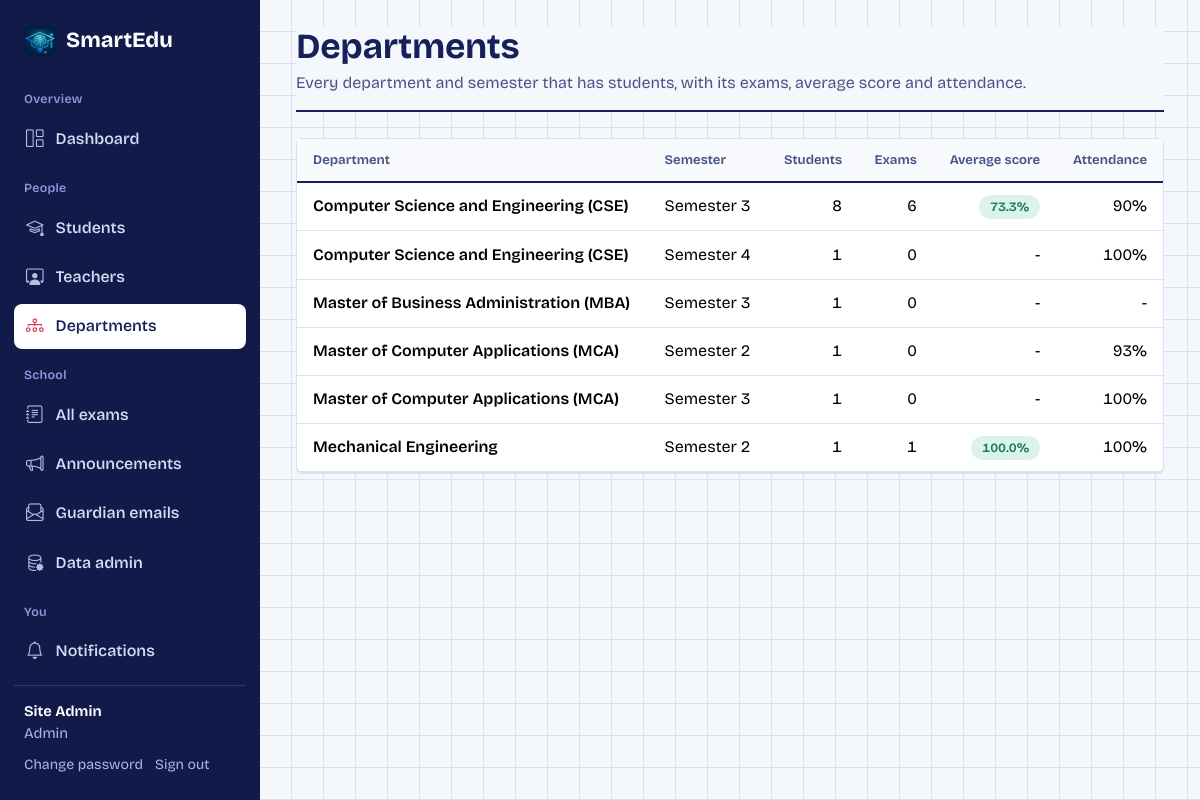
The page /admin-portal/departments/ (signed in) on the database its author committed.
### apps/accounts/models.py (models this page shows, shortened)
class User(AbstractUser):
    ROLE_CHOICES = (
        ('ADMIN', 'Admin'),
        ('TEACHER', 'Teacher'),
        ('STUDENT', 'Student'),
    )
    role = models.CharField(max_length=10, choices=ROLE_CHOICES, default='STUDENT')
    phone = models.CharField(max_length=20, blank=True)
    profile_pic = models.ImageField(upload_to='profiles/', null=True, blank=True)
    is_verified = models.BooleanField(default=False)

class StudentProfile(models.Model):
    user = models.OneToOneField(User, on_delete=models.CASCADE, related_name='student_profile')
    roll_number = models.CharField(max_length=20, unique=True)
    department = models.CharField('Department', max_length=100, default='')
    semester = models.PositiveSmallIntegerField('Semester', default=1)   # 1 to 8 (1 to 4 for MBA and MCA)
    guardian_name = models.CharField(max_length=100, blank=True)
    guardian_email = models.EmailField(blank=True)   # results and attendance are emailed here
    admission_date = models.DateField(auto_now_add=True)

### apps/admin_portal/views.py (the view)
# urls.py: path('departments/', views.departments_view, name='admin_departments'),
@admin_required
def departments_view(request):
    rows = []
    groups = (StudentProfile.objects.values('department', 'semester').annotate(n=Count('id')).order_by('department', 'semester'))
    for g in groups:
        ids = StudentProfile.objects.filter(department=g['department'], semester=g['semester']).values_list('user_id', flat=True)
        avg = PerformanceReport.objects.filter(student_id__in=ids).aggregate(a=Avg('percentage'))['a']
        att = Attendance.objects.filter(student_id__in=ids).aggregate(t=Count('id'), p=Count('id', filter=~Q(status='ABSENT')))
        rows.append({**g, 'avg': round(avg, 1) if avg is not None else None,
                     'att': round(att['p'] / att['t'] * 100) if att['t'] else None,
                     'exams': Exam.objects.filter(department=g['department'], semester=g['semester']).count()})
    teachers = {d['teacher_profile__department']: d['n'] for d in
                User.objects.filter(role='TEACHER').values('teacher_profile__department').annotate(n=Count('id'))}
    return render(request, 'admin/departments.html', {'rows': rows, 'teachers': teachers})

### apps/accounts/context_processors.py (called while the page is built)
def departments(request):
    return {'DEPT_SEM_MAP': dept_semester_map()}

### apps/accounts/departments.py (called while the page is built)
def semester_count(department):
    return 4 if department in FOUR_SEMESTER else 8

def dept_semester_map():
    return {d: semester_count(d) for d in DEPARTMENTS}

### apps/notifications/context_processors.py (called while the page is built, shortened)
def notifications(request):
    if not request.user.is_authenticated:
        return {'unread_notifications': 0}
    from .models import Notification
    user = request.user
    ctx = {'unread_notifications': Notification.objects.filter(recipient=user, is_read=False).count(),
           'badge_reattempts': 0, 'badge_reviews': 0, 'badge_assignments': 0, 'badge_missed': 0}
    return ctx

### templates/admin/departments.html (shortened to what this page needs)
{% extends 'base.html' %}
{% block content %}{% url 'admin_students' as students_url %}
<div class="page-head"><div><h1>Departments</h1><p>Every department and semester that has students, with its exams, average score and attendance.</p></div></div>
<div class="panel"><div class="table-wrap"><table class="table table-hover">
  <thead><tr><th>Department</th><th>Semester</th><th class="text-end">Students</th><th class="text-end">Exams</th><th class="text-end">Average score</th><th class="text-end">Attendance</th></tr></thead><tbody>
  {% for r in rows %}<tr><td class="fw-semibold">{{ r.department }}</td><td>Semester {{ r.semester }}</td><td class="text-end num">{{ r.n }}</td><td class="text-end num">{{ r.exams }}</td>
    <td class="text-end num">{% if r.avg is not None %}<span class="pill {% if r.avg < 70 %}pill-low{% else %}pill-ok{% endif %}">{{ r.avg }}%</span>{% else %}-{% endif %}</td>
    <td class="text-end num">{% if r.att is not None %}{{ r.att }}%{% else %}-{% endif %}</td></tr>
  {% empty %}<tr><td colspan="6">{% include 'partials/empty.html' with icon='bi-diagram-3' text='Register a student to see departments here.' href=students_url cta='Register student' %}</td></tr>{% endfor %}
  </tbody></table></div></div>
{% endblock %}

### templates/base.html (shortened to what this page needs)
{% load static %}<!DOCTYPE html>
<html lang="en">
<head>
  <link href="{% static 'vendor/bootstrap/bootstrap.min.css' %}" rel="stylesheet">
  <link href="{% static 'vendor/bootstrap-icons/bootstrap-icons.min.css' %}" rel="stylesheet">
  <link href="{% static 'css/fonts.css' %}" rel="stylesheet">
  <link href="{% static 'css/app.css' %}" rel="stylesheet">
</head>
<body>
{% with url=request.resolver_match.url_name %}
<div class="shell">
  <aside class="sidebar" id="sidebar" aria-label="Main menu">
    <a class="brand" href="/">
      <img class="brand-mark" src="{% static 'img/smartedu-icon.png' %}" alt="">
      SmartEdu
    </a>
    {% if user.role == 'ADMIN' %}
      <div class="nav-group">Overview</div>
      <a class="side-link {% if url == 'admin_dashboard' %}active{% endif %}" href="{% url 'admin_dashboard' %}"><i class="bi bi-grid-1x2"></i>Dashboard</a>
      <div class="nav-group">People</div>
      <a class="side-link {% if url == 'admin_students' or url == 'register_student' or url == 'student_edit' %}active{% endif %}" href="{% url 'admin_students' %}"><i class="bi bi-mortarboard"></i>Students</a>
      <a class="side-link {% if url == 'admin_teachers' or url == 'register_teacher' or url == 'teacher_edit' %}active{% endif %}" href="{% url 'admin_teachers' %}"><i class="bi bi-person-workspace"></i>Teachers</a>
      <a class="side-link {% if url == 'admin_departments' %}active{% endif %}" href="{% url 'admin_departments' %}"><i class="bi bi-diagram-3"></i>Departments</a>
      <div class="nav-group">School</div>
      <a class="side-link {% if url == 'admin_exams' %}active{% endif %}" href="{% url 'admin_exams' %}"><i class="bi bi-journal-text"></i>All exams</a>
      <a class="side-link {% if url == 'admin_announce' %}active{% endif %}" href="{% url 'admin_announce' %}"><i class="bi bi-megaphone"></i>Announcements</a>
      <a class="side-link {% if url == 'admin_emails' %}active{% endif %}" href="{% url 'admin_emails' %}"><i class="bi bi-envelope-paper"></i>Guardian emails</a>
      <a class="side-link" href="/django-admin/"><i class="bi bi-database-gear"></i>Data admin</a>
    {% endif %}
    <div class="nav-group">You</div>
    <a class="side-link " href="{% url 'notification_list' %}"><i class="bi bi-bell"></i>Notifications</a>
    <div class="side-user">
      <div class="who">{{ user.get_full_name|default:user.username }}</div>
      <div class="mb-2" style="color:#AEB6E6">{{ user.get_role_display }}</div>
      <a href="{% url 'change_password' %}">Change password</a><a href="{% url 'logout' %}">Sign out</a>
    </div>
  </aside>
  <main class="main" id="content">
    <div class="main-inner">
      {% block content %}{% endblock %}
    </div>
  </main>
</div>
{% endwith %}
</body>
</html>

### static/css/app.css (style rules this page uses)
:root { --paper: #F4F7FC; --sheet: #fff; --ink: #17205B; --ink-soft: #4A5385; --line: #D9E0EF; --red: #D32F4B; --red-soft: #FBE3E7; --hl: #FFE259; --band: #121A4A; --band-line: #2B3680; --green: #1B7F5A; --green-soft: #DDF3E9; --amber-soft: #FFF3C4; --font: "Bricolage Grotesque", "Segoe UI", system-ui, sans-serif; --pen: "Caveat", "Segoe Print", cursive; --bs-body-font-family: var(--font); --bs-body-color: var(--ink); --bs-body-bg: var(--paper); --bs-primary: #17205B; --bs-primary-rgb: 23,32,91; --bs-link-color: #17205B; --bs-link-hover-color: #D32F4B; --bs-border-color: var(--line); --bs-danger: #D32F4B; --bs-danger-rgb: 211,47,75; --bs-success: #1B7F5A; --bs-success-rgb: 27,127,90; --bs-border-radius: 8px; }
html { scroll-behavior: smooth; }
body { font-family: var(--font); font-size: 16px; line-height: 1.55; -webkit-font-smoothing: antialiased; background: var(--paper); }
h1,h2,h3,h4,h5 { font-family: var(--font); font-weight: 700; letter-spacing: -0.01em; color: var(--ink); }
a { text-underline-offset: 3px; }
.num { font-variant-numeric: tabular-nums; }
.shell { display: grid; grid-template-columns: 260px minmax(0,1fr); min-height: 100vh; }
.sidebar { background: var(--band); color: #D5DAF5; padding: 20px 14px; position: sticky; top: 0; height: 100vh; overflow-y: auto; display: flex; flex-direction: column; }
.sidebar .brand { display: flex; align-items: center; gap: 10px; color: #fff; text-decoration: none; font-weight: 750; font-size: 1.35rem; padding: 4px 10px 18px; }
.brand-mark { width: 32px; height: 32px; object-fit: cover; border-radius: 8px; flex: 0 0 auto; }
.nav-group { margin-top: 14px; padding: 0 10px 6px; font-size: .78rem; color: #8C97DE; font-weight: 600; letter-spacing: .02em; }
.side-link { display: flex; align-items: center; gap: 12px; padding: 9px 12px; margin: 2px 0; border-radius: 8px; color: #D5DAF5; text-decoration: none; font-weight: 550; }
.side-link i { font-size: 1.1rem; opacity: .85; }
.side-link.active { background: #fff; color: var(--ink); }
.side-link.active i { color: var(--red); opacity: 1; }
.side-user { margin-top: auto; padding: 14px 10px 4px; border-top: 1px solid var(--band-line); font-size: .92rem; }
.side-user .who { color: #fff; font-weight: 650; }
.side-user a { color: #AEB6E6; text-decoration: none; margin-right: 12px; font-size: .88rem; }
.main { min-width: 0; background-image: linear-gradient(var(--line) 1px, transparent 1px), linear-gradient(90deg, var(--line) 1px, transparent 1px); background-size: 32px 32px; background-position: -1px -1px; background-attachment: local; }
.main-inner { padding: 28px 36px 64px; max-width: 1240px; background: transparent; }
.page-head { display: flex; flex-wrap: wrap; align-items: flex-end; justify-content: space-between; gap: 14px; margin-bottom: 26px; padding-bottom: 14px; border-bottom: 2px solid var(--ink); background: var(--paper); }
.page-head h1 { font-size: clamp(1.6rem, 3vw, 2.2rem); margin: 0; line-height: 1.1; }
.page-head p { margin: 4px 0 0; color: var(--ink-soft); }
.panel { background: var(--sheet); border: 1px solid var(--line); border-radius: 6px; box-shadow: 0 1px 0 var(--line); }
.table { --bs-table-bg: transparent; margin: 0; }
.table > :not(caption) > * > * { padding: .7rem 1rem; border-bottom-color: var(--line); vertical-align: middle; }
.table thead th { font-size: .82rem; font-weight: 650; color: var(--ink-soft); background: #F8FAFE; border-bottom: 2px solid var(--ink); white-space: nowrap; }
.table-wrap { overflow-x: auto; }
.pill { display: inline-block; padding: 1px 10px; border-radius: 999px; font-size: .8rem; font-weight: 650; border: 1.5px solid currentColor; white-space: nowrap; }
.pill-ok { color: var(--green); background: var(--green-soft); border-color: transparent; }

### rows shown on the page
User: get_full_name "Site Admin", role "Admin"
StudentProfile: department "Master of Business Administration (MBA)", semester "3", n "1", exams "0"

### other values the page prints
{{ r.department }} "Computer Science and Engineering (CSE)" "Computer Science and Engineering (CSE)" "Master of Computer Applications (MCA)" "Master of Computer Applications (MCA)" "Mechanical Engineering"
{{ r.semester }} "3" "4" "2" "3" "2"
{{ r.n }} "8" "1" "1" "1" "1"
{{ r.exams }} "6" "0" "0" "0" "1"
{{ r.avg }} "73.3" "100.0"
{{ r.att }} "90" "100" "93" "100" "100"
